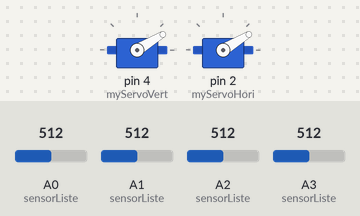
Simulated run of this sketch. Board: Arduino Uno, built for the host (arithmetic inside an expression is 32-bit, double 64-bit). Parts: 2 × servo. The test bench sets the inputs (shaded band); at power-on: A1 (sensorListe) = 512, A2 (sensorListe) = 512, A0 (sensorListe) = 512, A3 (sensorListe) = 512.

Above: at 1.2 s.
1.3 s: A1 (sensorListe) set to 526
At 1.68 s:
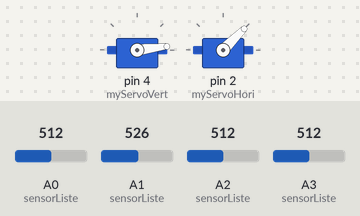
4.3 s: A2 (sensorListe) set to 540
At 4.45 s:
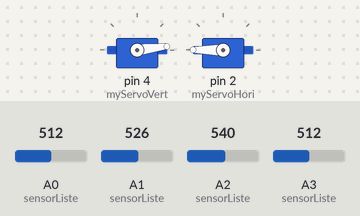
7.3 s: A0 (sensorListe) set to 527
9.4 s: A0 (sensorListe) set to 551
At 9.56 s:
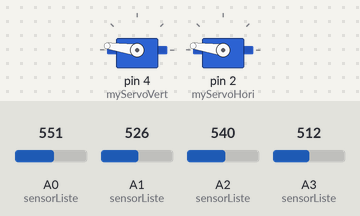
12.4 s: A3 (sensorListe) set to 716
15.4 s: A2 (sensorListe) set to 716
At 15.87 s:
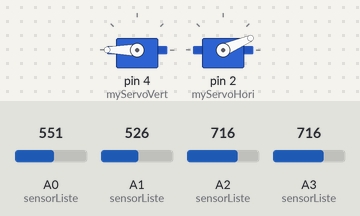
Timing chart, 0 to 19.4 s (numbered marks = the images above; inputs shaded):
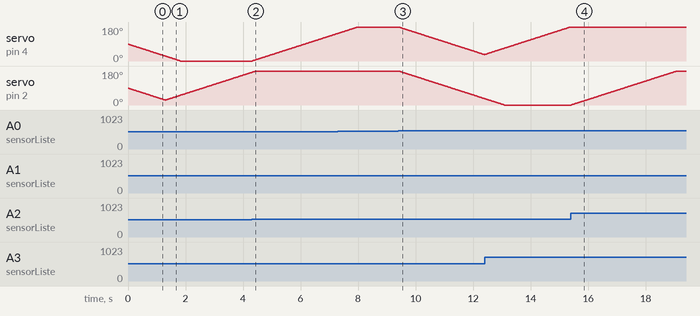

The sketch:

SG90.ino
```cpp
#include <Servo.h>
Servo myServoVert;
Servo myServoHori;

#define sensor1 A0
#define sensor2 A1
#define sensor3 A2
#define sensor4 A3

int mestLys;
uint32_t sensorListe[] = {sensor1, sensor2, sensor3, sensor4};
uint32_t lysListe[] = {};

void setup()
{
    Serial.begin(9600);
    myServoVert.attach(4, -270, 270);
    myServoHori.attach(2, -270, 270);
    for(int i=0; i<4; i++){
        pinMode(sensorListe[i], INPUT);
    }
}

void sookLys()
{
    for(int i=0; i<4; i++){
        lysListe[i] = analogRead(sensorListe[i]);
    }
    int lastLys = 0;
    for(int i=0; i<4; i++){
        if(lysListe[i] > lastLys){
            lastLys = lysListe[i];
            mestLys = i;
        }
    }
    int currentVert = myServoVert.read();
    int currentHori = myServoHori.read();
    int rotVert = 1;
    int rotHori = 1;

    if(mestLys == 0){
        rotVert = -rotVert;
        rotHori = -rotHori;
    }
    else if(mestLys == 1){
        rotVert = -rotVert;
    }
    else if(mestLys == 3){
        rotHori = -rotHori;
    }

    myServoVert.write(currentVert + rotVert);
    myServoHori.write(currentHori + rotHori);
}

void loop()
{
    sookLys();
    delay(20);
}
```

Measured:
- the behaviour switches between 512 and 513 on A1 (sensorListe) (found by bisection; images 0 and 1)
- the behaviour switches between 526 and 527 on A2 (sensorListe) (found by bisection; images 1 and 2)
- the behaviour switches between 539 and 540 on A0 (sensorListe) (found by bisection; images 2 and 3)
- after the input at 4.3 s, servo on pin 4 (myServoVert): moves from 0° to 146° over 3.0 s, starting at once
- after the input at 9.4 s, servo on pin 4 (myServoVert), servo on pin 2 (myServoHori): moves from 180° to 34° over 3.0 s, starting at once
- after the input at 15.4 s, servo on pin 2 (myServoHori): moves from 0° to 180° over 3.7 s, starting at once
